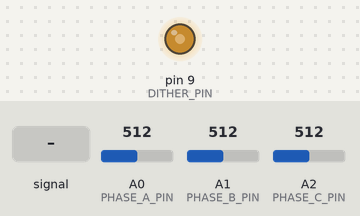
Bench run of a sketch on a simulated Arduino Uno, built with avr-gcc and run on an emulated ATmega328P. On the bench: output pins drawn as LEDs (lit = HIGH). The test bench sets the inputs (shaded band); at power-on: A0 (PHASE_A_PIN) = 512, A1 (PHASE_B_PIN) = 512, A2 (PHASE_C_PIN) = 512. What the sketch prints to the serial monitor is not drawn.

Above: at 0.45 s.
1.3 s: A0 (PHASE_A_PIN) fed a 200 Hz sine of ±81 counts around its level
4.3 s: A0 (PHASE_A_PIN) set to 716
Timing chart, 0 to 7.3 s (numbered marks = the images above; inputs shaded):
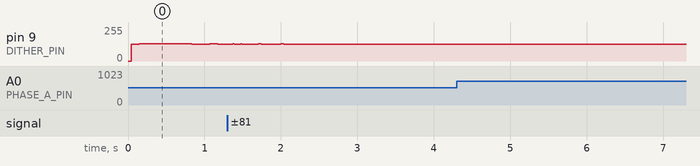

Measured:
- after the input at 4.3 s, pin 9 (DITHER_PIN): stays 127/255 (without the input it goes to 130/255 after 6.5 s)

The sketch:

dither3.ino
```cpp
 // --- Pin and System Constants ---
const int PHASE_A_PIN = A0;
const int PHASE_B_PIN = A1;
const int PHASE_C_PIN = A2;
const int DITHER_PIN = 9;

const float VREF = 5.0;
const int ADC_MAX = 1023;
const float OFFSET_VOLTAGE = VREF / 2.0;
const float DEG_PER_RAD = 180.0 / PI;

// --- Tuning Parameters ---
const float POS_FILTER_LAMBDA = 0.15;      // Position filter smoothing factor (lower is smoother)
const float VEL_FILTER_ALPHA = 0.1;        // Velocity filter smoothing factor (lower is smoother)
const float MAX_DITHER_AMP = 12.0;         // Max dither amplitude in PWM units
const float DITHER_FREQ = 100.0;           // Dither signal frequency in Hz
const float STARTUP_MAG_THRESHOLD = 0.03;  // Filtered magnitude threshold to start motion
const float STOP_MAG_THRESHOLD = 0.02;     // Filtered magnitude threshold to stop motion (hysteresis)

// --- Data Structures ---
struct Complex {
  float re, im;

  Complex operator+(const Complex& b) const { return {re + b.re, im + b.im}; }
  Complex operator*(float s) const { return {re * s, im * s}; }
  float magnitude() const { return sqrt(re * re + im * im); }
  float angle() const { return atan2(im, re); }
};

// --- Global State Variables ---
Complex z_curr = {0, 0};      // Current raw measurement vector
Complex momentum = {0, 0};    // Filtered position vector

float prev_theta = 0;         // Previous angle for velocity calculation
float velocity = 0;           // Raw velocity (rad/s)
float filtered_velocity = 0;  // Smoothed velocity (rad/s)

unsigned long prev_time = 0;  // For calculating dynamic dt
bool is_running = false;      // State flag for motion

void setup() {
  Serial.begin(115200);
  pinMode(DITHER_PIN, OUTPUT);
  analogWrite(DITHER_PIN, 127); // Set dither PWM to midpoint
  prev_time = millis();
}

void loop() {
  // --- Non-Blocking Timer and Dynamic dt ---
  // Replaces delay() for a more accurate and responsive loop.
  unsigned long current_time = millis();
  float dt = (current_time - prev_time) / 1000.0;
  if (dt <= 0.001) return; // Ensure a minimum time step to avoid division by zero
  prev_time = current_time;

  // --- Adaptive Oversampling ---
  // Decision is now based on the STABLE filtered magnitude, not a noisy raw one.
  float m_mag = momentum.magnitude();
  int oversample_count = 1;
  if (m_mag < 0.05)      oversample_count = 8;
  else if (m_mag < 0.1)  oversample_count = 6;
  else if (m_mag < 0.2)  oversample_count = 4;
  else if (m_mag < 0.5)  oversample_count = 2;

  float Va = 0, Vb = 0, Vc = 0;
  for (int i = 0; i < oversample_count; ++i) {
    Va += analogRead(PHASE_A_PIN);
    Vb += analogRead(PHASE_B_PIN);
    Vc += analogRead(PHASE_C_PIN);
  }
  Va = (Va / oversample_count) * VREF / ADC_MAX - OFFSET_VOLTAGE;
  Vb = (Vb / oversample_count) * VREF / ADC_MAX - OFFSET_VOLTAGE;
  Vc = (Vc / oversample_count) * VREF / ADC_MAX - OFFSET_VOLTAGE;

  // --- Clarke Transform ---
  float Valpha = (2.0 / 3.0) * (Va - 0.5 * Vb - 0.5 * Vc);
  float Vbeta  = (2.0 / 3.0) * ((sqrt(3.0) / 2.0) * (Vb - Vc));
  z_curr = {Valpha, Vbeta};

  // --- Complex Filtered Momentum (Position Filter) ---
  momentum = momentum * (1.0 - POS_FILTER_LAMBDA) + z_curr * POS_FILTER_LAMBDA;

  // --- State Machine for Startup/Stop ---
  // This logic prevents velocity spikes on startup and zeroes it when stopped.
  if (!is_running && m_mag > STARTUP_MAG_THRESHOLD) {
    is_running = true;
    prev_theta = momentum.angle(); // Initialize angle HERE to prevent jump
  } else if (is_running && m_mag < STOP_MAG_THRESHOLD) {
    is_running = false;
  }

  float theta;
  if (is_running) {
    // --- Velocity Calculation (only when running) ---
    theta = momentum.angle();
    float dtheta = theta - prev_theta;

    // Handle angle wrap-around
    if (dtheta > PI) dtheta -= 2 * PI;
    if (dtheta < -PI) dtheta += 2 * PI;

    velocity = dtheta / dt; // Use dynamic dt
    prev_theta = theta;
  } else {
    // --- System is Stopped ---
    theta = prev_theta; // Hold angle
    velocity = 0;
  }

  // --- Velocity Low-Pass Filter ---
  // A second filter specifically for velocity smooths out noise from differentiation.
  filtered_velocity = filtered_velocity * (1.0 - VEL_FILTER_ALPHA) + velocity * VEL_FILTER_ALPHA;
  if (!is_running) {
    filtered_velocity = 0; // Clamp to zero when stopped
  }

  // --- Adaptive Dither ---
  // Amplitude is based on the stable filtered magnitude for robustness.
  float dither_amp = MAX_DITHER_AMP / (1.0 + 50.0 * m_mag);
  float triangle_wave = 2.0 * fabs(fmod(current_time / 1000.0 * DITHER_FREQ, 1.0) - 0.5);
  int pwm_value = 127 + int((triangle_wave - 0.5) * 2.0 * dither_amp);
  analogWrite(DITHER_PIN, pwm_value);

  // --- Output ---
  Serial.print("θ(deg):"); Serial.print(theta * DEG_PER_RAD, 2);
  Serial.print("\tω(rad/s):"); Serial.print(filtered_velocity, 2);
  Serial.print("\t|m|:"); Serial.print(m_mag, 3);
  Serial.print("\tState:"); Serial.print(is_running ? "Run" : "Stop");
  Serial.print("\tOS:"); Serial.println(oversample_count);
}
```
